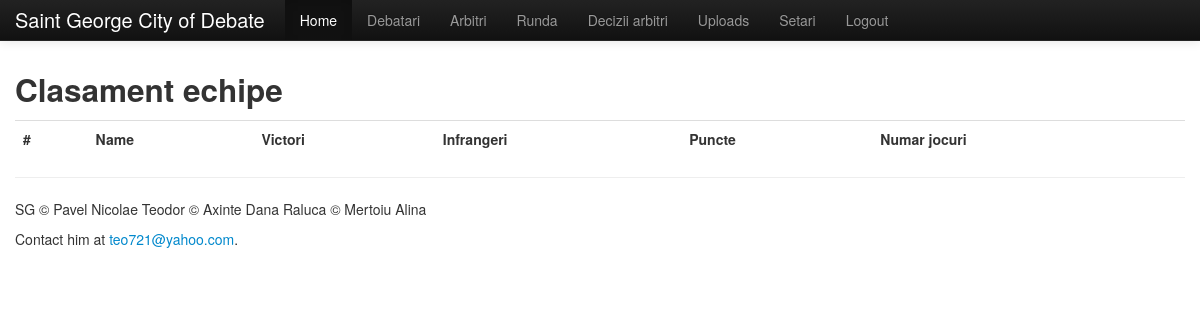
/clasament (signed in), run on an earlier commit of the app's database.
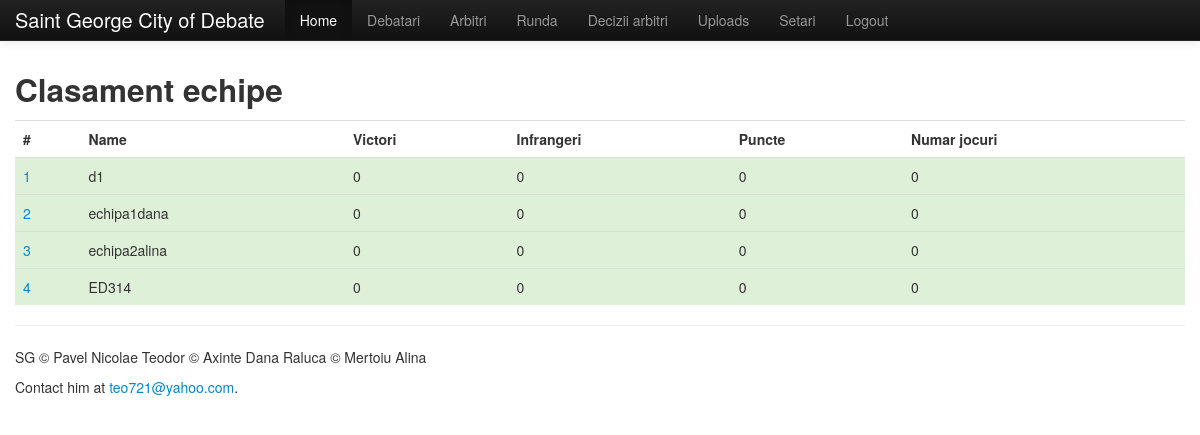
And on a later commit of the database.
### app/tabmaster/models.py (models this page shows, shortened)
class Team(db.Model):
    __tablename__ = "teams"
    id = db.Column('team_id', db.Integer, primary_key=True)
    name = db.Column(db.String(30))
    points = db.Column(db.Integer)
    wins = db.Column(db.Integer)
    defeats = db.Column(db.Integer)
    number_of_games = db.Column(db.Integer)
    team_res = db.relationship('Team_restriction', backref='team_res', lazy='dynamic')
    debaters = db.relationship('Debater', backref='team', lazy='dynamic')

### app/tabmaster/controllers.py (the view)
@tabmaster.route('/clasament', methods=['GET','POST'])
def ranking():
    update_teams()
    teams = Team.query.all()
    team = Team.query.filter_by(name='None')
    print team
    teams.sort(key = lambda l: (l.wins, l.points),reverse = True)
    return render_template("tabmaster/ranking_teams.html",teams=teams)

### app/__init__.py (called while the page is built)
@app.before_request
def before_request():
    g.user = current_user

### app/mod_auth/controllers.py (called while the page is built)
@login_manager.user_loader
def load_user(id):
    return User.query.get(int(id))

### app/mod_auth/models.py (called while the page is built)
    def is_authenticated(self):
        return True

    def is_debater(self):
        return (self.user_type == 'debater')

    def is_judge(self):
        return (self.user_type == 'judge')

    def is_tabmaster(self):
        return (self.user_type == 'tabmaster')

### app/tabmaster/controllers.py (called while the page is built)
@tabmaster.before_request
def before_request():
    if current_user is not None and current_user.is_authenticated():
        if (current_user.user_type != 'tabmaster'):
            flash('Nu sunteti tabmaster!','error')
            return redirect(url_for('home'))
    else:
        flash('You must log in to continue','error')
        return redirect(url_for('auth.login'))

### app/tabmaster/functions.py (called while the page is built)
def update_team_number_of_games(team):
    team.number_of_games = team.wins + team.defeats

def update_team_wins(team):
    games = Game.query.filter_by(winner=team.id)
    wins = games.count()
    team.wins = wins

def update_team_defeats(team):
    games = Game.query.filter_by(loser=team.id)
    defeats = games.count()
    team.defeats = defeats

def update_team_points(team):
    points = 0
    oppositions = Game.query.filter_by(opposition_id=team.id)
    points += opposition_points(oppositions)
    goverments = Game.query.filter_by(goverment_id=team.id)
    points += goverment_points(goverments)
    team.points = points

def update_teams():
    teams = Team.query.all()
    for team in teams:
        update_team_points(team)
        update_team_wins(team)
        update_team_defeats(team)
        update_team_number_of_games(team)

def opposition_points(games):
    points = 0
    for game in games:
        points += game.opposition1_points
        points += game.opposition2_points
        points += game.opposition3_points
        points += game.opposition4_points
    return points

def goverment_points(games):
    points = 0
    for game in games:
        print "gov 1 " + str(game.goverment1_points)
        points += game.goverment1_points
        points += game.goverment2_points
        points += game.goverment3_points
        points += game.goverment4_points
    return points

### app/templates/tabmaster/ranking_teams.html
{% extends "layout.html" %}
{% block body %}
<h2>Clasament echipe</h2>
    <table class="table table-hover">
      <tr>
        <th>#
        <th>Name
        <th>Victori
        <th>Infrangeri
        <th>Puncte
        <th>Numar jocuri
      {%- for team in teams %}
      <tr class={{ "success"}}>
        <td><a>{{ team.id }}</a>
        <td >{{ team.name }}
        <td >{{ team.wins }}
        <td >{{ team.defeats }}
        <td >{{ team.points }}
        <td >{{ team.number_of_games }}
      {%- endfor %}
    </table>
{% endblock %}

### app/templates/layout.html (shortened to what this page needs)
<!doctype html>
<link href="/static/css/bootstrap.css" rel="stylesheet">
<link href="/static/css/bootstrap-responsive.css" rel="stylesheet">
<div class="navbar navbar-inverse navbar-fixed-top">
		<div class="navbar-inner">
			<div class="container">
				<a class="brand" href='/' >Saint George City of Debate</a>
				<div class="nav-collapse collapse">
					<ul class="nav">
						{% if g.user.is_authenticated()%}
							{% if g.user.is_tabmaster() %}
							<li class="active"><a href="/">Home</a></li>
								<li><a href="{{ url_for('tabmaster.debaters') }}">Debatari</a></li>
								<li><a href="{{ url_for('tabmaster.judges') }}">Arbitri</a></li>
								<li><a href="{{ url_for('tabmaster.round') }}">Runda</a></li>
								<li><a href="{{ url_for('tabmaster.game_decisions') }}">Decizii arbitri</a></li>
								<li><a href="{{ url_for('tabmaster.upload_file') }}">Uploads</a></li>
							{% endif %}
							<li><a href="{{ url_for('auth.settings') }}">Setari</a></li>
							<li><a href="{{ url_for('auth.logout') }}">Logout</a></li>
						{% endif %}
					</ul>
				</div>
			</div>
		</div>
</div>
<div id="main" class="container">
	{% block body %}{% endblock %}
	<hr>
	<footer id="footer">
				<p>SG &copy; Pavel Nicolae Teodor &copy; Axinte Dana Raluca &copy; Mertoiu Alina </p>
				Contact him at <a href="mailto:teo721@yahoo.com">teo721@yahoo.com</a>.</p>
	</footer>
</div>

What changed in the data, as far as the page shows it:
added Team: id "1", name "d1", wins "0", defeats "0", points "0", number_of_games "0"
added Team: id "2", name "echipa1dana", wins "0", defeats "0", points "0", number_of_games "0"
added Team: id "3", name "echipa2alina", wins "0", defeats "0", points "0", number_of_games "0"
added Team: id "4", name "ED314", wins "0", defeats "0", points "0", number_of_games "0"
